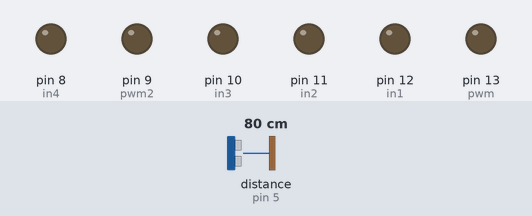
Bench run of a sketch on a simulated Arduino Uno, built with avr-gcc and run on an emulated ATmega328P. Shown: output pins drawn as LEDs (lit = HIGH). Wiring (inferred from the names in the program): ultrasonic range finder: trigger pin 4; echo pin 5. Inputs (shaded band) come from the test bench; at power-on: distance to the obstacle (sensor on pin 5) 80 cm. The echo pulse lasts 58.3 µs per cm; pins used as bus, display or sensor lines are not drawn.

Above: at 0.5 s.
At 1.5 s:
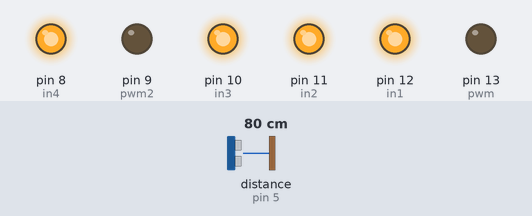
At 2.2 s:
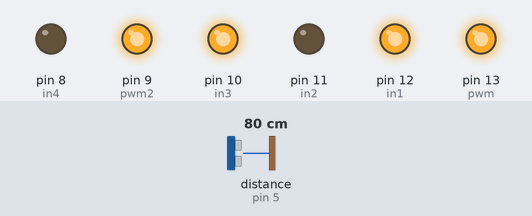
Timing chart, 0 to 3.7 s (numbered marks = the images above):
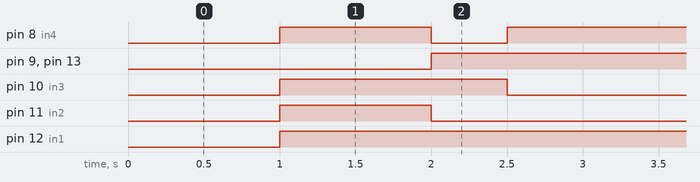

The sketch:

sketch_mar7a.ino
```cpp
#define pwm 13
#define pwm2 9
#define in1 12
#define in2 11
#define in3 10
#define in4 8
const int pinPin = 7;
#define trigPin 4
#define echoPin 5
long sure;
int mesafe;

void setup() {

  Serial.begin(9600);
  pinMode(trigPin, OUTPUT);
  pinMode(echoPin, OUTPUT);
  pinMode(in1, OUTPUT);
  pinMode(in2, OUTPUT);
  pinMode(in3, OUTPUT);
  pinMode(in4, OUTPUT);
  pinMode(pwm, OUTPUT);
  pinMode(pwm2, OUTPUT);

}

void loop() {

  digitalWrite(trigPin, 0);
  delayMicroseconds(2);
  digitalWrite(trigPin, 1);
  delayMicroseconds(10);
  digitalWrite(trigPin, 0);
  sure = pulseIn(echoPin, 1);
  mesafe = (sure*.0343)/2;

  digitalWrite(in1 ,0);
  digitalWrite(in2 ,1);
  digitalWrite(pwm ,255);
  digitalWrite(in3 ,0);
  digitalWrite(in4 ,1);
  digitalWrite(pwm2 ,255);

  if(mesafe<30)
  {
    digitalWrite(in1 ,1);
    digitalWrite(in2 ,1);
    digitalWrite(pwm ,0);
    digitalWrite(in3 ,1);
    digitalWrite(in4 ,1);
    digitalWrite(pwm2 ,0);

    delay(1000);

  digitalWrite(in1 ,1);
  digitalWrite(in2 ,0);
  digitalWrite(pwm ,255);
  digitalWrite(in3 ,1);
  digitalWrite(in4 ,0);
  digitalWrite(pwm2 ,255);

  delay(500);

  digitalWrite(in1 ,1);
  digitalWrite(in2 ,0);
  digitalWrite(pwm ,50);
  digitalWrite(in3 ,0);
  digitalWrite(in4 ,1);
  digitalWrite(pwm2 ,50);

  delay(700);
  }

  else
  {
  digitalWrite(in1 ,0);
  digitalWrite(in2 ,1);
  digitalWrite(pwm ,255);
  digitalWrite(in3 ,0);
  digitalWrite(in4 ,1);
  digitalWrite(pwm2 ,255);
  }

}
```

Measured:
- by itself, pin 8 (in4): repeats every 3.2 s: LOW 0.50 s, HIGH 2.7 s
- by itself, pin 9 (pwm2), pin 13 (pwm): alternates HIGH for 2.2 s and LOW for 1.0 s
- by itself, pin 10 (in3): alternates HIGH for 1.5 s and LOW for 1.7 s
- by itself, pin 11 (in2): alternates HIGH for 1.0 s and LOW for 2.2 s
- by itself, pin 12 (in1): LOW → HIGH at 1.0 s
